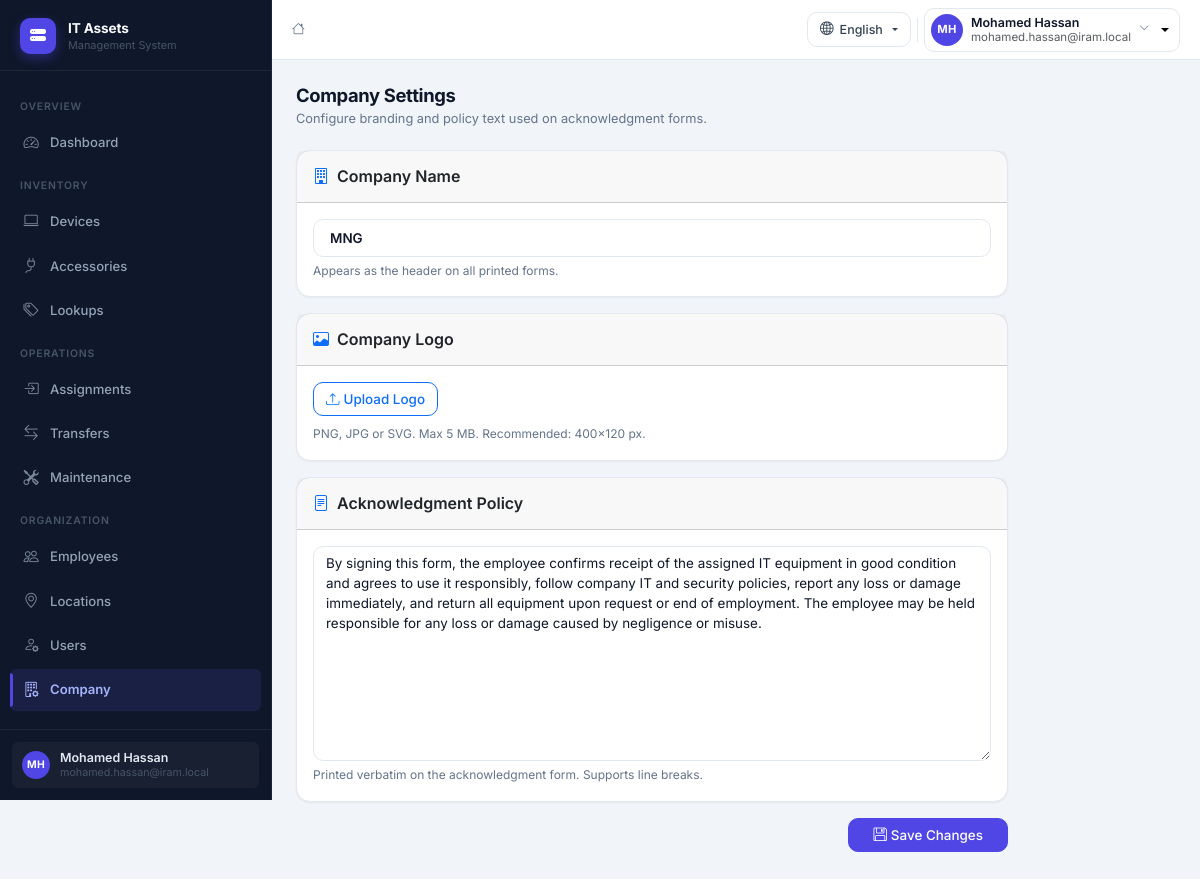
The page /accounts/company/ (signed in) on the database its author committed.
### accounts/models.py (models this page shows, shortened)
class User(AbstractBaseUser, PermissionsMixin):
    class SiteScope(models.TextChoices):
        ALL      = 'all',      _('All Branches')
        OWN      = 'own',      _('Own Branch Only')
        SPECIFIC = 'specific', _('Specific Branches')
    first_name = models.CharField(max_length=255)
    last_name  = models.CharField(max_length=255)
    email      = models.EmailField(max_length=255, unique=True)
    site = models.ForeignKey(
        'locations.Site',
        on_delete=models.PROTECT,
        related_name='users',
        null=True, blank=True,
    )
    site_scope = models.CharField(
        max_length=10,
        choices=SiteScope.choices,
        default=SiteScope.OWN,
        verbose_name=_('Site Scope'),
    )
    own_site = models.ForeignKey(
        'locations.Site',
        on_delete=models.SET_NULL,
        related_name='own_users',
        null=True, blank=True,
        verbose_name=_('Own Site'),
        help_text=_('Used when site scope is "Own Branch Only".'),
    )
    allowed_sites = models.ManyToManyField(
        'locations.Site',
        related_name='allowed_users',
        blank=True,
        verbose_name=_('Allowed Sites'),
        help_text=_('Used when site scope is "Specific Branches".'),
    )
    is_active = models.BooleanField(default=True)
    is_staff  = models.BooleanField(default=False)
    created_by   = models.ForeignKey(
        'self', on_delete=models.PROTECT,
        related_name='created_users',
        null=True, blank=True,
        db_column='Created_By',
    )
    updated_by   = models.ForeignKey(
        'self', on_delete=models.SET_NULL,
        related_name='updated_users',
        null=True, blank=True,
    )
    created_date = models.DateTimeField(auto_now_add=True)
    updated_date = models.DateTimeField(auto_now=True, null=True, blank=True)
    deleted_date = models.DateTimeField(null=True, blank=True)
    objects = UserManager()
    USERNAME_FIELD  = 'email'
    REQUIRED_FIELDS = ['first_name', 'last_name']
    class Meta:
        db_table = 'Users'
        permissions = [
            ('reset_password_user', 'Can reset another user\'s password'),
            ('activate_user',       'Can activate or deactivate users'),
        ]
    @property
    def full_name(self):
        return f'{self.first_name} {self.last_name}'

class CompanyProfile(models.Model):
    company_name = models.CharField(max_length=255, default='')
    logo         = models.ImageField(upload_to='company/', null=True, blank=True)
    policy       = models.TextField(
        blank=True,
        help_text='Acknowledgment policy text printed on receipt forms.',
    )
    updated_date = models.DateTimeField(auto_now=True)
    class Meta:
        db_table     = 'CompanyProfile'
        verbose_name = 'Company Profile'
    @classmethod
    def get(cls):
        obj, _ = cls.objects.get_or_create(pk=1)
        return obj

### accounts/views.py (the view, shortened to what this page needs)
# urls.py: path('company/', views.company_settings, name='company-settings'),
@login_required
@permission_required(Perms.COMPANY_VIEW)
def company_settings(request):
    profile = CompanyProfile.get()
    return render(request, 'accounts/company_settings.html', {'profile': profile})

### accounts/permissions.py (called while the page is built, shortened)
def has_permission(user, perm):
    if not user or not user.is_authenticated:
        return False
    return user.has_perm(perm)

def sees_all_sites(user):
    if not user or not user.is_authenticated:
        return False
    if user.is_superuser:
        return True
    from accounts.models import User as _User
    return getattr(user, 'site_scope', _User.SiteScope.OWN) == _User.SiteScope.ALL

def permission_required(perm):
    def decorator(view_func):
        @wraps(view_func)
        @login_required
        def wrapper(request, *args, **kwargs):
            return view_func(request, *args, **kwargs)
        return wrapper
    return decorator

### templates/accounts/company_settings.html (shortened to what this page needs)
{% extends "base.html" %}
{% load i18n %}
{% block content %}
<div class="page-container" style="max-width:760px;">
  <div class="page-header">
    <div>
      <h4 class="page-title">{% trans "Company Settings" %}</h4>
      <p class="page-subtitle">{% trans "Configure branding and policy text used on acknowledgment forms." %}</p>
    </div>
  </div>
  <form method="post" enctype="multipart/form-data">
    <div class="card card-app mb-3">
      <div class="card-header py-3">
        <h6 class="mb-0 fw-semibold"><i class="bi bi-building me-2 text-primary"></i>{% trans "Company Name" %}</h6>
      </div>
      <div class="card-body">
        <input type="text" class="form-control form-control-lg fw-semibold"
               name="company_name" id="companyName"
               value="{{ profile.company_name }}"
               placeholder="{% trans 'e.g. Acme Corporation' %}"
               maxlength="255">
        <div class="form-text">{% trans "Appears as the header on all printed forms." %}</div>
      </div>
    </div>
    <div class="card card-app mb-3">
      <div class="card-header py-3">
        <h6 class="mb-0 fw-semibold"><i class="bi bi-image me-2 text-primary"></i>{% trans "Company Logo" %}</h6>
      </div>
      <div class="card-body">
        <div class="d-flex align-items-start gap-4 flex-wrap">
          <div>
            {% if rbac.company_edit %}
            <label class="btn btn-outline-primary">
              <i class="bi bi-upload me-1"></i>{% trans "Upload Logo" %}
            </label>
            <div class="form-text mt-2">{% trans "PNG, JPG or SVG. Max 5 MB. Recommended: 400×120 px." %}</div>
            {% endif %}
          </div>
        </div>
      </div>
    </div>
    <div class="card card-app mb-3">
      <div class="card-header py-3">
        <h6 class="mb-0 fw-semibold"><i class="bi bi-file-text me-2 text-primary"></i>{% trans "Acknowledgment Policy" %}</h6>
      </div>
      <div class="card-body">
        <textarea class="form-control" name="policy" id="policyText" rows="10"
                  placeholder="{% trans 'Enter the policy or terms that employees must acknowledge when signing the receipt form…' %}">{{ profile.policy }}</textarea>
        <div class="form-text">{% trans "Printed verbatim on the acknowledgment form. Supports line breaks." %}</div>
      </div>
    </div>
    {% if rbac.company_edit %}
    <div class="d-flex justify-content-end gap-2 mb-4">
      <button type="submit" class="btn btn-primary px-4">
        <i class="bi bi-floppy me-1"></i>{% trans "Save Changes" %}
      </button>
    </div>
    {% endif %}
  </form>
</div>
{% endblock %}

### templates/components/sidebar.html
{% load i18n %}
<aside class="sidebar" id="sidebar">
  <a href="{% url 'dashboard' %}" class="sidebar-brand">
    <div class="sidebar-brand-icon">
      <i class="bi bi-hdd-stack-fill"></i>
    </div>
    <div>
      <span class="sidebar-brand-title">{% trans "IT Assets" %}</span>
      <span class="sidebar-brand-sub">{% trans "Management System" %}</span>
    </div>
  </a>
  <nav class="sidebar-nav">
    <div class="sidebar-section-label">{% trans "Overview" %}</div>
    <ul class="sidebar-menu">
      <li class="sidebar-item">
        <a href="{% url 'dashboard' %}"
           class="sidebar-link {% if '/dashboard' in request.path or request.path == '/' %}active{% endif %}">
          <i class="bi bi-speedometer2 sidebar-icon"></i>
          <span>{% trans "Dashboard" %}</span>
        </a>
      </li>
    </ul>
    <div class="sidebar-section-label">{% trans "Inventory" %}</div>
    <ul class="sidebar-menu">
      {% if rbac.devices_view %}
      <li class="sidebar-item">
        <a href="{% url 'devices-index' %}"
           class="sidebar-link {% if '/inventory/devices' in request.path %}active{% endif %}">
          <i class="bi bi-laptop sidebar-icon"></i>
          <span>{% trans "Devices" %}</span>
        </a>
      </li>
      {% endif %}
      {% if rbac.accessories_view %}
      <li class="sidebar-item">
        <a href="{% url 'accessories-index' %}"
           class="sidebar-link {% if '/inventory/accessories' in request.path %}active{% endif %}">
          <i class="bi bi-plug sidebar-icon"></i>
          <span>{% trans "Accessories" %}</span>
        </a>
      </li>
      {% endif %}
      {% if rbac.lookups_view %}
      <li class="sidebar-item">
        <a href="{% url 'lookups-index' %}"
           class="sidebar-link {% if '/inventory/lookups' in request.path %}active{% endif %}">
          <i class="bi bi-tags sidebar-icon"></i>
          <span>{% trans "Lookups" %}</span>
        </a>
      </li>
      {% endif %}
    </ul>
    <div class="sidebar-section-label">{% trans "Operations" %}</div>
    <ul class="sidebar-menu">
      {% if rbac.assignments_view %}
      <li class="sidebar-item">
        <a href="{% url 'assignments-index' %}"
           class="sidebar-link {% if '/assignments' in request.path and '/transfers' not in request.path %}active{% endif %}">
          <i class="bi bi-box-arrow-in-right sidebar-icon"></i>
          <span>{% trans "Assignments" %}</span>
        </a>
      </li>
      {% endif %}
      {% if rbac.transfers_view %}
      <li class="sidebar-item">
        <a href="{% url 'transfers-index' %}"
           class="sidebar-link {% if '/assignments/transfers' in request.path %}active{% endif %}">
          <i class="bi bi-arrow-left-right sidebar-icon"></i>
          <span>{% trans "Transfers" %}</span>
        </a>
      </li>
      {% endif %}
      {% if rbac.maintenance_view %}
      <li class="sidebar-item">
        <a href="{% url 'maintenance-index' %}"
           class="sidebar-link {% if '/maintenance' in request.path %}active{% endif %}">
          <i class="bi bi-tools sidebar-icon"></i>
          <span>{% trans "Maintenance" %}</span>
        </a>
      </li>
      {% endif %}
    </ul>
    <div class="sidebar-section-label">{% trans "Organization" %}</div>
    <ul class="sidebar-menu">
      {% if rbac.employees_view %}
      <li class="sidebar-item">
        <a href="{% url 'employees-index' %}"
           class="sidebar-link {% if '/employees' in request.path %}active{% endif %}">
          <i class="bi bi-people sidebar-icon"></i>
          <span>{% trans "Employees" %}</span>
        </a>
      </li>
      {% endif %}
      {% if rbac.locations_view %}
      <li class="sidebar-item">
        <a href="{% url 'locations-index' %}"
           class="sidebar-link {% if '/locations' in request.path %}active{% endif %}">
          <i class="bi bi-geo-alt sidebar-icon"></i>
          <span>{% trans "Locations" %}</span>
        </a>
      </li>
      {% endif %}
      {% if rbac.users_view %}
      <li class="sidebar-item">
        <a href="{% url 'users-list' %}"
           class="sidebar-link {% if '/accounts/users' in request.path %}active{% endif %}">
          <i class="bi bi-person-gear sidebar-icon"></i>
          <span>{% trans "Users" %}</span>
        </a>
      </li>
      {% endif %}
      {% if rbac.company_view %}
      <li class="sidebar-item">
        <a href="{% url 'company-settings' %}"
           class="sidebar-link {% if '/accounts/company' in request.path %}active{% endif %}">
          <i class="bi bi-building-gear sidebar-icon"></i>
          <span>{% trans "Company" %}</span>
        </a>
      </li>
      {% endif %}
    </ul>
  </nav>
  <div class="sidebar-footer">
    <div class="sidebar-user">
      <div class="user-avatar user-avatar-sm">
        {{ request.user.first_name|first|upper }}{{ request.user.last_name|first|upper }}
      </div>
      <div style="min-width:0;flex:1;">
        <div class="sidebar-user-name text-truncate">{{ request.user.full_name }}</div>
        <div class="sidebar-user-role">{{ request.user.email }}</div>
      </div>
    </div>
  </div>
</aside>

### templates/components/navbar.html (shortened to what this page needs)
{% load i18n %}
{% get_current_language as LANG %}
<header class="app-navbar" id="appNavbar">
  <div class="navbar-start">
    <nav aria-label="breadcrumb" class="d-none d-sm-block">
      <ol class="breadcrumb mb-0">
        <li class="breadcrumb-item">
          <a href="{% url 'dashboard' %}">
            <i class="bi bi-house" style="font-size:.8rem;"></i>
          </a>
        </li>
      </ol>
    </nav>
  </div>
  <div class="navbar-end">
    <div class="dropdown">
      <button class="lang-btn dropdown-toggle"
              type="button" data-bs-toggle="dropdown" aria-expanded="false">
        <i class="bi bi-globe2" style="font-size:.85rem;"></i>
        <span class="d-none d-sm-inline">
          {% if LANG == 'ar' %}العربية{% else %}English{% endif %}
        </span>
      </button>
    </div>
    <div class="dropdown">
      <button class="user-menu-btn dropdown-toggle"
              type="button" data-bs-toggle="dropdown" aria-expanded="false">
        <div class="user-avatar">
          {{ request.user.first_name|first|upper }}{{ request.user.last_name|first|upper }}
        </div>
        <div class="d-none d-md-block text-start" style="line-height:1.2;">
          <div class="user-name">{{ request.user.full_name }}</div>
          <div class="user-role text-muted" style="margin-top:1px;font-size:.72rem;">{{ request.user.email }}</div>
        </div>
        <i class="bi bi-chevron-down d-none d-md-inline" style="font-size:.65rem;color:var(--text-muted);"></i>
      </button>
    </div>
  </div>
</header>

### rows shown on the page
User: user.first_name|first "M", user.last_name|first "H", user.full_name "Mohamed Hassan", user.email "mohamed.hassan@iram.local"
CompanyProfile: company_name "MNG", policy "By signing this form, the employee confirms receipt of the assigned IT equipment in good condition and agrees to use it responsibly, follow company IT and security policies, report any loss or damage immediately, and return all equipment upon request or end of employment. The employee may be held responsible for any loss or damage caused by negligence or misuse."
